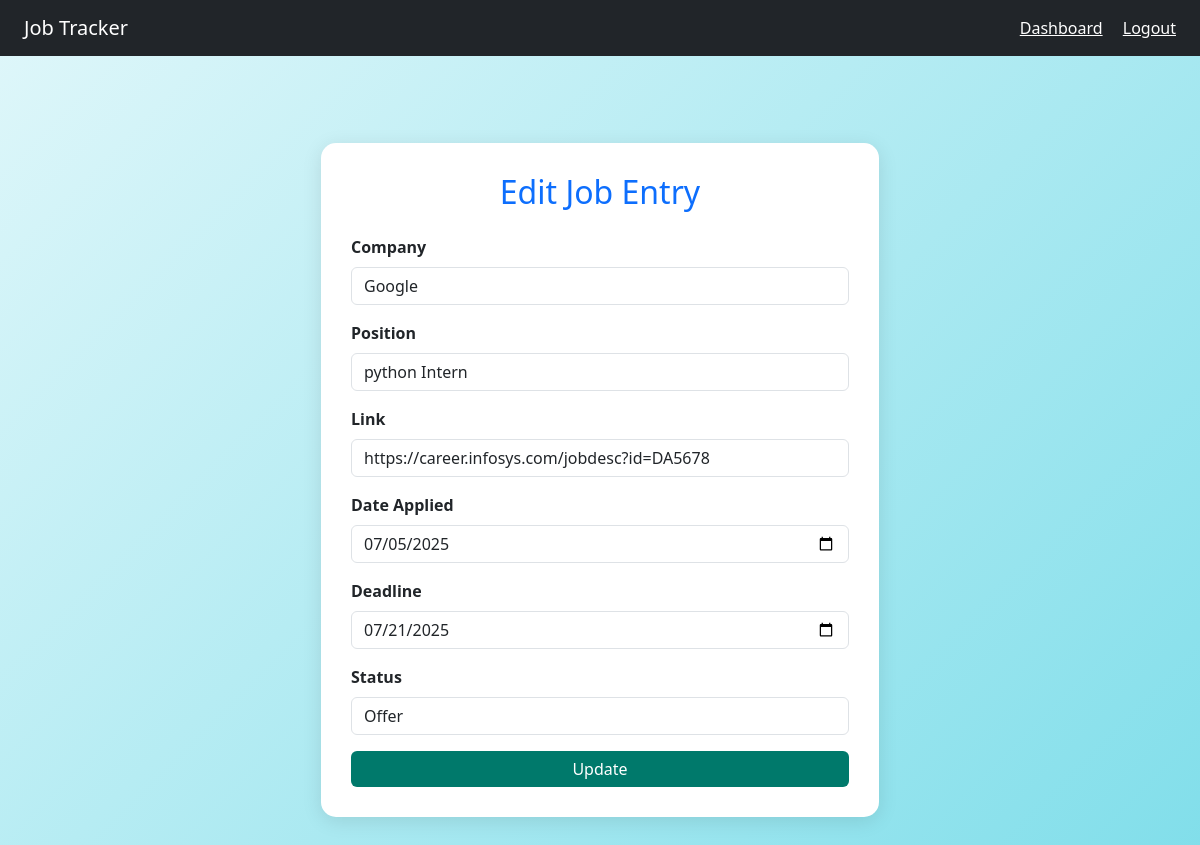
The app's page /edit/10/ (signed in) with its own data.
### tracker/models.py (models this page shows, shortened)
class Job(models.Model):
    user = models.ForeignKey(User, on_delete=models.CASCADE)
    company = models.CharField(max_length=100)
    position = models.CharField(max_length=100)
    link = models.URLField()
    date_applied = models.DateField()
    deadline = models.DateField()
    status = models.CharField(max_length=50, choices=[
        ('Applied', 'Applied'),
        ('Interview', 'Interview'),
        ('Offer', 'Offer'),
        ('Rejected', 'Rejected'),
        ('Shortlisted', 'Shortlisted'),
        ('Assessment', 'Assessment'),
        ('Hired', 'Hired'),
    ])

### tracker/views.py (the view)
# urls.py: path('edit/<int:job_id>/', tracker_views.edit_job, name='edit_job'),
@login_required
def edit_job(request, job_id):
    job = get_object_or_404(Job, id=job_id, user=request.user)
    if request.method == 'POST':
        form = JobForm(request.POST, instance=job)
        if form.is_valid():
            job = form.save(commit=False)
            print("📋 Debug Info Before Save:")
            print("Company:", job.company)
            print("Position:", job.position)
            print("Link:", job.link)
            print("Date Applied:", job.date_applied)
            print("Deadline:", job.deadline)
            print("Status:", job.status)
            print("User:", job.user)
            job.user = request.user
            job.save()
            print("✅ Job Saved Successfully.")
            return redirect('dashboard')
        else:
            print("❌ Form Errors:", form.errors)
    else:
        form = JobForm(instance=job)
    return render(request, 'tracker/edit_job.html', {'form': form})

### tracker/forms.py
class JobForm(forms.ModelForm):
    class Meta:
        model = Job
        fields = ['company', 'position', 'link', 'date_applied', 'deadline', 'status']
        widgets = {
            'date_applied': forms.DateInput(attrs={'type': 'date','class':'form-control'}),
            'deadline': forms.DateInput(attrs={'type': 'date','class':'form-control'}),
        }

### tracker/templates/tracker/edit_job.html (shortened to what this page needs)
{% extends 'base.html' %}
{% load static %}
{% load widget_tweaks %}
{% block content %}
<div class="container d-flex justify-content-center align-items-center min-vh-100">
    <div class="card col-md-7 col-lg-6">
        <h2 class="text-center text-primary mb-4">Edit Job Entry</h2>
        <form method="POST">
            <div class="mb-3">
                <label for="id_company" class="form-label">Company</label>
                {{ form.company|add_class:"form-control" }}
            </div>
            <div class="mb-3">
                <label for="id_position" class="form-label">Position</label>
                {{ form.position|add_class:"form-control" }}
            </div>
            <div class="mb-3">
                <label for="id_link" class="form-label">Link</label>
                {{ form.link|add_class:"form-control" }}
            </div>
            <div class="mb-3">
                <label for="id_date_applied" class="form-label">Date Applied</label>
                {{ form.date_applied }}
            </div>
            <div class="mb-3">
                <label for="id_deadline" class="form-label">Deadline</label>
                {{ form.deadline }}
            </div>
            <div class="mb-3">
                <label for="id_status" class="form-label">Status</label>
                {{ form.status|add_class:"form-control" }}
            </div>
            <button type="submit" class="btn btn-primary w-100">Update</button>
        </form>
    </div>
</div>
{% endblock %}

### tracker/templates/tracker/edit_job.html (style rules this page uses)
body { background: linear-gradient(135deg, #e0f7fa, #80deea); font-family: 'Segoe UI', Tahoma, Geneva, Verdana, sans-serif; min-height: 100vh; }
.card { border: none; border-radius: 15px; box-shadow: 0 4px 20px rgba(0, 0, 0, 0.1); padding: 30px; background-color: #fff; }
.btn-primary { background-color: #00796b; border: none; }
.form-label { font-weight: 600; }

### records on screen
Job: company "Google", position "python Intern", link "https://career.infosys.com/jobdesc?id=DA5678", date_applied "07/05/2025", deadline "07/21/2025", status "Offer"
